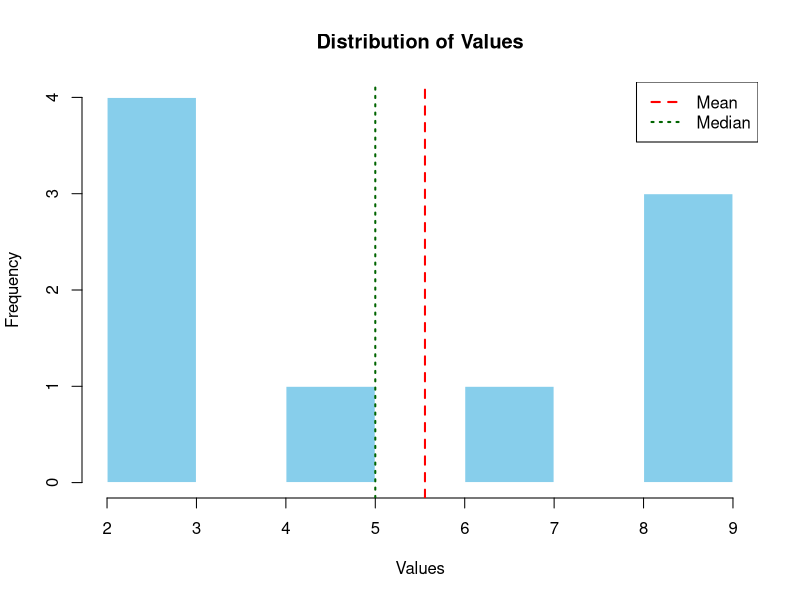

This figure's R source:
# Enhanced Mean / Median / Mode Analysis with Visualization
x <- c(2, 3, 3, 5, 7, 3, 9, 9, 9)

mean_x <- mean(x)
median_x <- median(x)
freq_table <- sort(table(x), decreasing = TRUE)
mode_x <- as.numeric(names(freq_table[freq_table == max(freq_table)]))

cat("=== Descriptive Statistics ===\n")
cat("Data: ", paste(x, collapse = ", "), "\n")
cat("Mean   :", round(mean_x, 2), "\n")
cat("Median :", median_x, "\n")
cat("Mode(s):", paste(mode_x, collapse = ", "), "\n\n")

# Visualization
plot_hist <- function() {
  hist(x, breaks = 5, col = "skyblue", border = "white",
       main = "Distribution of Values",
       xlab = "Values", ylab = "Frequency")
  abline(v = mean_x, col = "red", lwd = 2, lty = 2)
  abline(v = median_x, col = "darkgreen", lwd = 2, lty = 3)
  legend("topright", legend = c("Mean", "Median"),
         col = c("red", "darkgreen"), lwd = 2, lty = c(2, 3))
}

# If running in Rscript, save the plot; otherwise show it
if (!interactive()) {
  png("distribution_plot.png", width = 600, height = 400)
  plot_hist()
  dev.off()
  cat("Saved plot as distribution_plot.png\n")
} else {
  plot_hist()
}